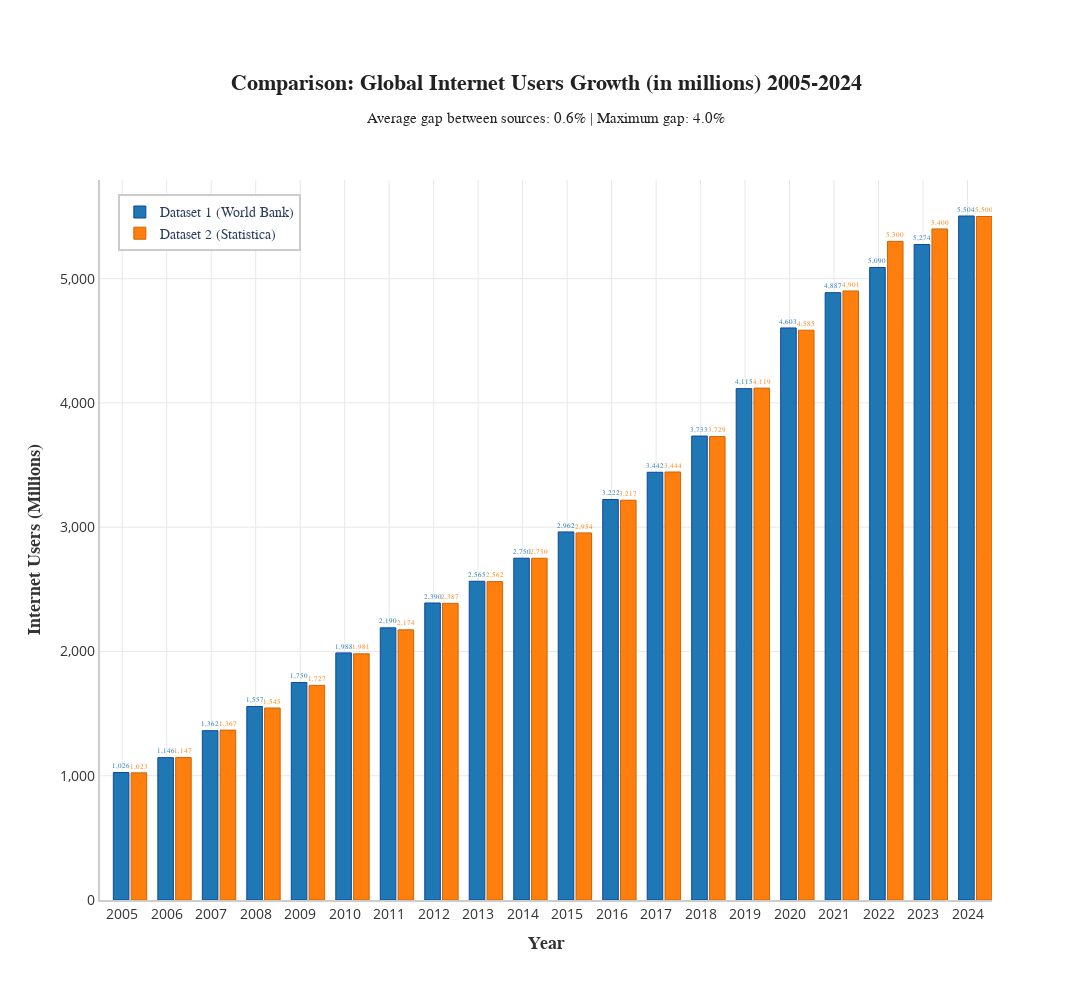

Here is the notebook cell this chart was saved with:
### Markdown cell above
## 5. Visualization with Annotations

### Code cell
gen_gap = False


# Create Plotly figure - Professional and interactive design with comparison
years_int = results_df['Year'].astype(int).values
users_values = results_df['Users (millions)'].values
percentages_values = results_df['Percentage (%)'].values

# Filter to exclude 2004 and 2025 (if present) - keep only 2005-2024
mask = (years_int >= 2005) & (years_int <= 2024)
years_int_filtered = years_int[mask]
users_values_filtered = users_values[mask]
percentages_values_filtered = percentages_values[mask]

# Create custom hover texts - Dataset 1
hover_texts_1 = []
for year, users, pct in zip(years_int_filtered, users_values_filtered, percentages_values_filtered):
    hover_text = f"<b>Year: {year}</b><br><b>Dataset 1 (World Bank)</b><br>Users: {users:,.0f}<br>Percentage: {pct:.2f}%"
    hover_texts_1.append(hover_text)

# Create Plotly figure with bar chart instead of lines
fig = go.Figure()

# Add Dataset 1 bars (World Bank)
fig.add_trace(go.Bar(
    x=years_int_filtered,
    y=users_values_filtered,
    name='Dataset 1 (World Bank)',
    marker=dict(
        color='#1f77b4',
        line=dict(color='#0d47a1', width=1)
    ),
    text=[f'{users:,.0f}' for users in users_values_filtered],
    textposition='outside',
    textfont=dict(size=10, color='#1f77b4', family='Arial Black'),
    hovertext=hover_texts_1,
    hoverinfo='skip',
    width=0.35,
    offset=-0.2
))

# Add Dataset 2 bars (Statistica)
statistica_years_filtered = statistica_years[(statistica_years >= 2005) & (statistica_years <= 2024)]
statistica_users_filtered = statistica_users[(statistica_years >= 2005) & (statistica_years <= 2024)]

hover_texts_2 = []
for year, users in zip(statistica_years_filtered, statistica_users_filtered):
    hover_text = f"<b>Year: {year}</b><br><b>Dataset 2 (Statistica)</b><br>Users: {users:,.0f}"
    hover_texts_2.append(hover_text)

fig.add_trace(go.Bar(
    x=statistica_years_filtered,
    y=statistica_users_filtered,
    name='Dataset 2 (Statistica)',
    marker=dict(
        color='#ff7f0e',
        line=dict(color='#cc6600', width=1)
    ),
    text=[f'{users:,.0f}' for users in statistica_users_filtered],
    textposition='outside',
    textfont=dict(size=10, color='#ff7f0e', family='Arial Black'),
    hovertext=hover_texts_2,
    hoverinfo='skip',
    width=0.35,
    offset=0.2
))

# Calculate average gap between the two curves (on common years)
common_years_list = sorted(list(set(years_int_filtered) & set(statistica_years_filtered)))
gaps_by_year = {}
gaps = []

for year in common_years_list:
    idx1 = np.where(years_int_filtered == year)[0][0]
    idx2 = np.where(statistica_years_filtered == year)[0][0]
    val1 = users_values_filtered[idx1]
    val2 = statistica_users_filtered[idx2]
    gap_pct = abs((val1 - val2) / val2) * 100
    gaps_by_year[year] = {
        'val1': val1,
        'val2': val2,
        'gap_pct': gap_pct
    }
    gaps.append(gap_pct)

average_gap = np.mean(gaps) if gaps else 0
max_gap = np.max(gaps) if gaps else 0

# Add annotations for gaps
annotations_list = []

for year in common_years_list:
    data = gaps_by_year[year]
    val1 = data['val1']
    val2 = data['val2']
    gap_pct = data['gap_pct']
    
    # Position annotation at the top of the higher bar
    y_max = max(val1, val2)
    
    if gen_gap:
        # Add gap percentage annotation
        annotations_list.append(
            dict(
                x=year,
                y=y_max,
                text=f'<b>Δ {gap_pct:.1f}%</b>',
                showarrow=True,
                arrowhead=2,
                arrowsize=1,
                arrowwidth=2,
                arrowcolor='rgba(200, 100, 100, 0.7)',
                ax=0,
                ay=-30,
                xanchor='center',
                yanchor='bottom',
                font=dict(size=9, color='#c86464', family='Arial Black'),
                bgcolor='rgba(255, 255, 255, 0.9)',
                bordercolor='rgba(200, 100, 100, 0.5)',
                borderwidth=1,
                borderpad=3
            )
        )

# Professional layout - Bar chart version
fig.update_layout(
    title={
        'text': f'<b>Comparison: Global Internet Users Growth (in millions) 2005-2024</b><br><sub>Average gap between sources: {average_gap:.1f}% | Maximum gap: {max_gap:.1f}%</sub>',
        'x': 0.5,
        'xanchor': 'center',
        'font': {'size': 22, 'color': '#222222', 'family': 'Arial'}
    },
    xaxis=dict(
        title=dict(text='<b>Year</b>', font=dict(size=18, color='#333333', family='Arial')),
        tickfont=dict(size=14, color='#333333'),
        showgrid=True,
        gridwidth=1,
        gridcolor='#e8e8e8',
        zeroline=False,
        dtick=1,
        showline=True,
        linewidth=2,
        linecolor='#cccccc',
        type='linear'
    ),
    yaxis=dict(
        title=dict(text='<b>Internet Users (Millions)</b>', font=dict(size=18, color='#333333', family='Arial')),
        tickfont=dict(size=14, color='#333333'),
        showgrid=True,
        gridwidth=1,
        gridcolor='#e8e8e8',
        zeroline=False,
        showline=True,
        linewidth=2,
        linecolor='#cccccc',
        tickformat=','
    ),
    plot_bgcolor='#ffffff',
    paper_bgcolor='#ffffff',
    hovermode='closest',
    showlegend=True,
    legend=dict(
        x=0.02,
        y=0.98,
        bgcolor='rgba(255, 255, 255, 0.95)',
        bordercolor='#cccccc',
        borderwidth=2,
        font=dict(size=14, family='Arial')
    ),
    annotations=annotations_list,
    width=1400,
    height=1000,
    margin=dict(l=100, r=100, t=180, b=100),
    barmode='group'
)

if gen_gap:
    # Save as interactive HTML
    fig.write_html('./outputs/internet_users_comparison_withgaps_interactive.html')
    print("\n✓ Comparison bar chart generated and saved: internet_users_comparison_withgaps_interactive.html")

    # Save as static image
    fig.write_image('./outputs/internet_users_comparison_withgaps.png', width=1400, height=1000, scale=2)
    print("✓ Comparison bar chart generated and saved: internet_users_comparison_withgaps.png")
    
else:
    # Save as interactive HTML
    fig.write_html('./outputs/internet_users_comparison_interactive.html')
    print("\n✓ Comparison bar chart generated and saved: internet_users_comparison_interactive.html")

    # Save as static image
    fig.write_image('./outputs/internet_users_comparison.png', width=1400, height=1000, scale=2)
    print("✓ Comparison bar chart generated and saved: internet_users_comparison.png")

print("\n📊 COMPARATIVE RESULTS:")
print(f"  ✓ Interactive version (HTML): internet_users_comparison_interactive.html")
print(f"  ✓ Static version (PNG): internet_users_comparison.png")
print(f"  ✓ Average gap between sources: {average_gap:.2f}%")
print(f"  ✓ Maximum gap observed: {max_gap:.2f}%")
print(f"  ✓ Common years with gap annotations: {len(common_years_list)}")
print(f"  ✓ Year range: 2005-2024")
print(f"  ✓ Image width: 1400px (compact format)")
print("\n📈 Gap by year:")
for year in common_years_list:
    print(f"   {year}: {gaps_by_year[year]['gap_pct']:.1f}%")
print("\n✅ Bar chart generated successfully!")

fig.show()

### Figure 1 — Plotly figure (JSON) as saved in the notebook; plotly's stock layout.template omitted (floating-point values rounded to 4 significant figures)
{"data": [{"hoverinfo": "skip", "hovertext": ["<b>Year: 2005</b><br><b>Dataset 1 (World Bank)</b><br>Users: 1,026<br>Percentage: 15.60%", "<b>Year: 2006</b><br><b>Dataset 1 (World Bank)</b><br>Users: 1,146<br>Percentage: 17.20%", "<b>Year: 2007</b><br><b>Dataset 1 (World Bank)</b><br>Users: 1,362<br>Percentage: 20.20%", "<b>Year: 2008</b><br><b>Dataset 1 (World Bank)</b><br>Users: 1,557<br>Percentage: 22.80%", "<b>Year: 2009</b><br><b>Dataset 1 (World Bank)</b><br>Users: 1,750<br>Percentage: 25.30%", "<b>Year: 2010</b><br><b>Dataset 1 (World Bank)</b><br>Users: 1,988<br>Percentage: 28.40%", "<b>Year: 2011</b><br><b>Dataset 1 (World Bank)</b><br>Users: 2,190<br>Percentage: 30.90%", "<b>Year: 2012</b><br><b>Dataset 1 (World Bank)</b><br>Users: 2,390<br>Percentage: 33.30%", "<b>Year: 2013</b><br><b>Dataset 1 (World Bank)</b><br>Users: 2,565<br>Percentage: 35.30%", "<b>Year: 2014</b><br><b>Dataset 1 (World Bank)</b><br>Users: 2,750<br>Percentage: 37.40%", "<b>Year: 2015</b><br><b>Dataset 1 (World Bank)</b><br>Users: 2,962<br>Percentage: 39.80%", "<b>Year: 2016</b><br><b>Dataset 1 (World Bank)</b><br>Users: 3,222<br>Percentage: 42.80%", "<b>Year: 2017</b><br><b>Dataset 1 (World Bank)</b><br>Users: 3,442<br>Percentage: 45.20%", "<b>Year: 2018</b><br><b>Dataset 1 (World Bank)</b><br>Users: 3,733<br>Percentage: 48.50%", "<b>Year: 2019</b><br><b>Dataset 1 (World Bank)</b><br>Users: 4,115<br>Percentage: 52.90%", "<b>Year: 2020</b><br><b>Dataset 1 (World Bank)</b><br>Users: 4,603<br>Percentage: 58.60%", "<b>Year: 2021</b><br><b>Dataset 1 (World Bank)</b><br>Users: 4,887<br>Percentage: 61.70%", "<b>Year: 2022</b><br><b>Dataset 1 (World Bank)</b><br>Users: 5,090<br>Percentage: 63.70%", "<b>Year: 2023</b><br><b>Dataset 1 (World Bank)</b><br>Users: 5,274<br>Percentage: 65.40%", "<b>Year: 2024</b><br><b>Dataset 1 (World Bank)</b><br>Users: 5,504<br>Percentage: 67.60%"], "marker": {"color": "#1f77b4", "line": {"color": "#0d47a1", "width": 1}}, "name": "Dataset 1 (World Bank)", "offset": -0.2, "text": ["1,026", "1,146", "1,362", "1,557", "1,750", "1,988", "2,190", "2,390", "2,565", "2,750", "2,962", "3,222", "3,442", "3,733", "4,115", "4,603", "4,887", "5,090", "5,274", "5,504"], "textfont": {"color": "#1f77b4", "family": "Arial Black", "size": 10}, "textposition": "outside", "type": "bar", "width": 0.35, "x": [2005, 2006, 2007, 2008, 2009, 2010, 2011, 2012, 2013, 2014, 2015, 2016, 2017, 2018, 2019, 2020, 2021, 2022, 2023, 2024], "y": [1026.0, 1146.0, 1362.0, 1557.0, 1750.0, 1988.0, 2190.0, 2390.0, 2565.0, 2750.0, 2962.0, 3222.0, 3442.0, 3733.0, 4115.0, 4603.0, 4887.0, 5090.0, 5274.0, 5504.0]}, {"hoverinfo": "skip", "hovertext": ["<b>Year: 2005</b><br><b>Dataset 2 (Statistica)</b><br>Users: 1,023", "<b>Year: 2006</b><br><b>Dataset 2 (Statistica)</b><br>Users: 1,147", "<b>Year: 2007</b><br><b>Dataset 2 (Statistica)</b><br>Users: 1,367", "<b>Year: 2008</b><br><b>Dataset 2 (Statistica)</b><br>Users: 1,545", "<b>Year: 2009</b><br><b>Dataset 2 (Statistica)</b><br>Users: 1,727", "<b>Year: 2010</b><br><b>Dataset 2 (Statistica)</b><br>Users: 1,981", "<b>Year: 2011</b><br><b>Dataset 2 (Statistica)</b><br>Users: 2,174", "<b>Year: 2012</b><br><b>Dataset 2 (Statistica)</b><br>Users: 2,387", "<b>Year: 2013</b><br><b>Dataset 2 (Statistica)</b><br>Users: 2,562", "<b>Year: 2014</b><br><b>Dataset 2 (Statistica)</b><br>Users: 2,750", "<b>Year: 2015</b><br><b>Dataset 2 (Statistica)</b><br>Users: 2,954", "<b>Year: 2016</b><br><b>Dataset 2 (Statistica)</b><br>Users: 3,217", "<b>Year: 2017</b><br><b>Dataset 2 (Statistica)</b><br>Users: 3,444", "<b>Year: 2018</b><br><b>Dataset 2 (Statistica)</b><br>Users: 3,729", "<b>Year: 2019</b><br><b>Dataset 2 (Statistica)</b><br>Users: 4,119", "<b>Year: 2020</b><br><b>Dataset 2 (Statistica)</b><br>Users: 4,585", "<b>Year: 2021</b><br><b>Dataset 2 (Statistica)</b><br>Users: 4,901", "<b>Year: 2022</b><br><b>Dataset 2 (Statistica)</b><br>Users: 5,300", "<b>Year: 2023</b><br><b>Dataset 2 (Statistica)</b><br>Users: 5,400", "<b>Year: 2024</b><br><b>Dataset 2 (Statistica)</b><br>Users: 5,500"], "marker": {"color": "#ff7f0e", "line": {"color": "#cc6600", "width": 1}}, "name": "Dataset 2 (Statistica)", "offset": 0.2, "text": ["1,023", "1,147", "1,367", "1,545", "1,727", "1,981", "2,174", "2,387", "2,562", "2,750", "2,954", "3,217", "3,444", "3,729", "4,119", "4,585", "4,901", "5,300", "5,400", "5,500"], "textfont": {"color": "#ff7f0e", "family": "Arial Black", "size": 10}, "textposition": "outside", "type": "bar", "width": 0.35, "x": [2005, 2006, 2007, 2008, 2009, 2010, 2011, 2012, 2013, 2014, 2015, 2016, 2017, 2018, 2019, 2020, 2021, 2022, 2023, 2024], "y": [1023, 1147, 1367, 1545, 1727, 1981, 2174, 2387, 2562, 2750, 2954, 3217, 3444, 3729, 4119, 4585, 4901, 5300, 5400, 5500]}], "layout": {"barmode": "group", "height": 1000, "hovermode": "closest", "legend": {"bgcolor": "rgba(255, 255, 255, 0.95)", "bordercolor": "#cccccc", "borderwidth": 2, "font": {"family": "Arial", "size": 14}, "x": 0.02, "y": 0.98}, "margin": {"b": 100, "l": 100, "r": 100, "t": 180}, "paper_bgcolor": "#ffffff", "plot_bgcolor": "#ffffff", "showlegend": true, "title": {"font": {"color": "#222222", "family": "Arial", "size": 22}, "text": "<b>Comparison: Global Internet Users Growth (in millions) 2005-2024</b><br><sub>Average gap between sources: 0.6% | Maximum gap: 4.0%</sub>", "x": 0.5, "xanchor": "center"}, "width": 1400, "xaxis": {"dtick": 1, "gridcolor": "#e8e8e8", "gridwidth": 1, "linecolor": "#cccccc", "linewidth": 2, "showgrid": true, "showline": true, "tickfont": {"color": "#333333", "size": 14}, "title": {"font": {"color": "#333333", "family": "Arial", "size": 18}, "text": "<b>Year</b>"}, "type": "linear", "zeroline": false}, "yaxis": {"gridcolor": "#e8e8e8", "gridwidth": 1, "linecolor": "#cccccc", "linewidth": 2, "showgrid": true, "showline": true, "tickfont": {"color": "#333333", "size": 14}, "tickformat": ",", "title": {"font": {"color": "#333333", "family": "Arial", "size": 18}, "text": "<b>Internet Users (Millions)</b>"}, "zeroline": false}}}
